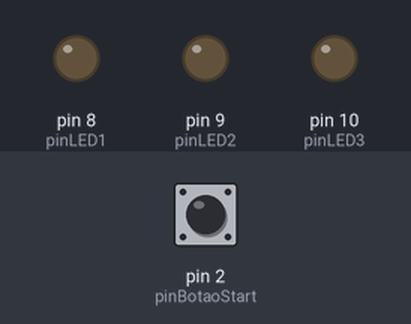
The sketch below on a simulated Arduino Uno, built with avr-gcc and run on an emulated ATmega328P. On the bench: output pins drawn as LEDs (lit = HIGH). The test bench sets the inputs (shaded band); at power-on: pin 2 (pinBotaoStart) HIGH.

Above: at 1.2 s.
1.3 s: pin 2 (pinBotaoStart) pulled LOW for 0.15 s
At 2.4 s:
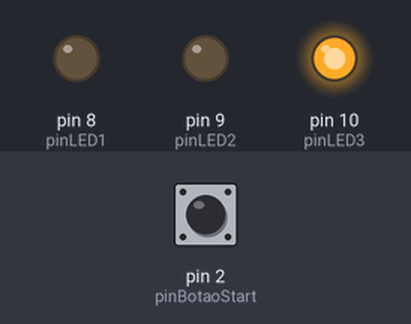
2.9 s: pin 2 (pinBotaoStart) pulled LOW for 3.2 s
At 6.5 s:
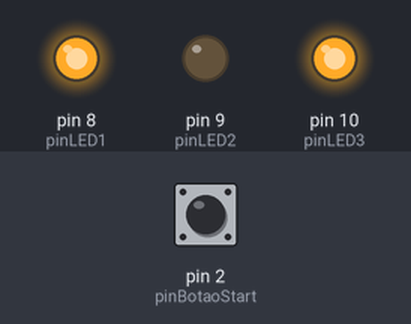
At 9.2 s:
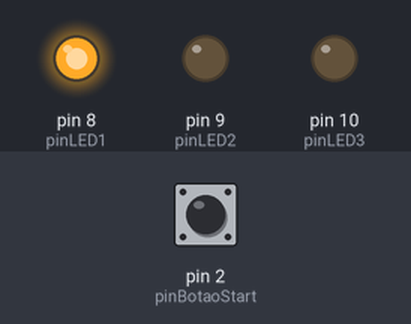
Timing chart, 0 to 11.6 s (numbered marks = the images above; inputs shaded):
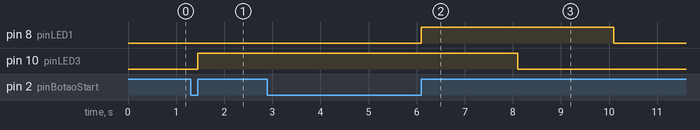

Measured:
- after the input at 1.3 s, pin 10 (pinLED3): LOW → HIGH after 0.15 s
- after the input at 2.9 s, pin 8 (pinLED1): LOW → HIGH after 3.2 s, → LOW 4.0 s later; pin 10 (pinLED3): HIGH → LOW after 5.2 s

The sketch:

Bot_o_Multifun__o.ino
```cpp
#include <SoftwareSerial.h>

#define tempoReset     2000  //define o tempo em que o botao Start deve ficar apertado para efetuar a funcão 2 (em milisegundos)
#define tempoReset2    5000  //define o tempo em que o botao Start deve ficar apertado para efetuar a funcão 3
#define pinBotaoStart  2    // pino do botão
#define pinLED1 8            // pino LED1
#define pinLED2 9            // pino LED2
#define pinLED3 10           // pino LED3

byte pinBotaoStartApertado();


void setup() {

  pinMode(pinLED1, OUTPUT);
  pinMode(pinLED2, OUTPUT);
  pinMode(pinLED3, OUTPUT);
  pinMode(pinBotaoStart, INPUT);
  Serial.begin(115200);
}

void loop()
{


  byte estadoBotaoStart = pinBotaoStartApertado();  // ler o estado do botão: 1 clic ou quando segura o botão
  if ( estadoBotaoStart == 1 )                      // ser for um clic
  {
    digitalWrite(pinLED1, LOW);
    digitalWrite(pinLED2, LOW);
    digitalWrite(pinLED3, HIGH);
    delay(2000);
  }

  if ( estadoBotaoStart == 2 )                     // se o botão for apertado por dois segundos
  {
    digitalWrite(pinLED1, HIGH);
    delay(2000);
    digitalWrite(pinLED2, LOW);
    digitalWrite(pinLED3, LOW);
    delay(2000);
  }

  if ( estadoBotaoStart == 3 )                     // se o botão for apertado por cinco segundos
  {
    digitalWrite(pinLED1, HIGH);
    digitalWrite(pinLED2, LOW);
    digitalWrite(pinLED3, LOW);
    delay(2000);
  }

  digitalWrite(pinLED1, LOW);
  digitalWrite(pinLED1, LOW);
  digitalWrite(pinLED1, LOW);

}


byte pinBotaoStartApertado()                    // função para verificar se teve um clic no botão ou se ficou precionado
  {
    #define tempoDebounce 50 //(tempo para eliminar o efeito Bounce EM MILISEGUNDOS)

    static bool estadoBotaoAnt;
    static unsigned long delayBotao = 0;
    static unsigned long botaoApertado;
    static byte fase = 0;
    bool estadoBotao;
    byte estadoRet;

  estadoRet = 0;
  if ( (millis() - delayBotao) > tempoDebounce )
  {
    estadoBotao = digitalRead(pinBotaoStart);
    if ( !estadoBotao && (estadoBotao != estadoBotaoAnt) )
    {
      delayBotao = millis();
      botaoApertado = millis();
      fase = 1;
    }


    if ( (fase == 1) && ((millis() - botaoApertado) > tempoReset2) )
    {
      fase = 0;
      estadoRet = 3;
    }

    if ( (fase == 1) && ((millis() - botaoApertado) > tempoReset) && estadoBotaoAnt != estadoBotao )
    {
      fase = 0;
      estadoRet = 2;
    }


    if ( estadoBotao && (estadoBotao != estadoBotaoAnt) )
    {
      delayBotao = millis();
      if ( fase == 1 )
      {
        estadoRet = 1;
      }
      fase = 0;
    }

    estadoBotaoAnt = estadoBotao;
  }

  return estadoRet;
}
```
